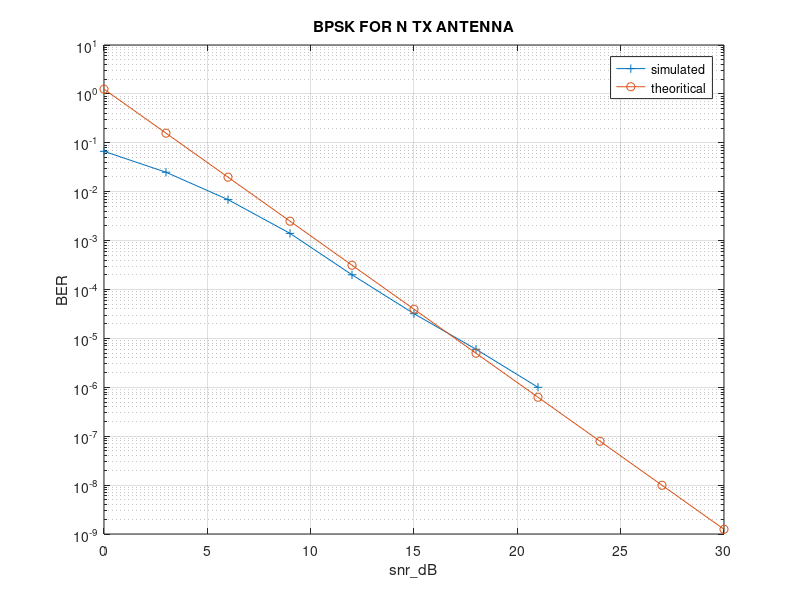

MATLAB code to generate this figure:
%%MRT%%
clc;
clear all;
close all;

N = 1e6;
snr_db  = 0:3:30;
snr_lin = 10.^(snr_db/10);

L = 3;

for i = 1:length(snr_db)
    x1 = randi([0,1],1,N);
    x  = 2*x1 - 1;

    h_store = cell(1,L);
    for Tx_ant = 1:L
        h_store{Tx_ant} = (randn(1,N) + 1j*randn(1,N))/sqrt(2); 
    end

    norm = zeros(1,N);
    for Tx_ant = 1:L
        h = h_store{Tx_ant};
        norm = norm + abs(h).^2;
    end

    y1 = zeros(1,N);
    for Tx_ant = 1:L
        h  = h_store{Tx_ant};
        w  = conj(h)./sqrt(norm);
        tx = w.*x;              
        y1 = y1 + h.*tx;         
    end

    n = (randn(1,N) + 1j*randn(1,N))/sqrt(1);
    y = y1 + n/sqrt(snr_lin(i));
    z = y ./ sqrt(norm);
    detect = real(z)>0;

    error(i)   = sum(abs(x1 - detect).^2);
    ber_sim(i) = error(i)/N;
    ber_theoritical(i) = ((factorial(2*L-1))/((factorial(L))*(factorial(L-1)))).*((1./(2*snr_lin(i))).^L);
end

semilogy(snr_db,ber_sim,'-+'); hold on; grid on;
semilogy(snr_db,ber_theoritical,'-o');
xlabel('snr\_dB'); ylabel('BER');
title('BPSK FOR N TX ANTENNA');
legend('simulated','theoritical');

for i = 1:length(snr_db)
    fprintf('%3d dB , %10d , %.3e \n', snr_db(i), error(i), ber_sim(i));
end
